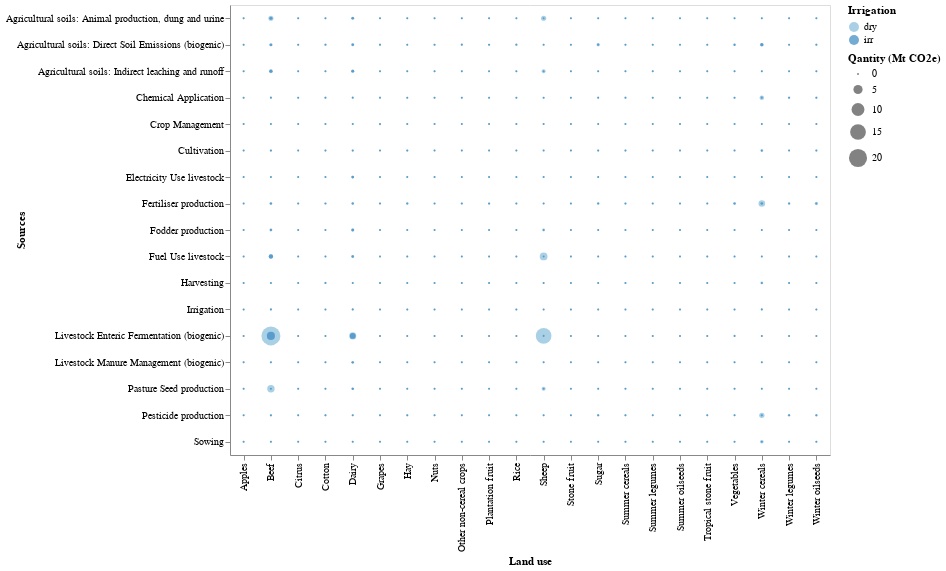

The cell this chart's notebook holds for it:
### Code cell
# HIDE CODE
# get the df and plot
GHG_lu_source_df,GHG_lu_source_plot = ag_lucc_GHG.plot_GHG_lu_source(2050)
GHG_lu_source_plot

### Figure 1 — Vega-Lite specification as saved in the notebook (floating-point values rounded to 4 significant figures; data arrays with more than 128 entries replaced by an {"elided": "..."} marker saying what was removed)
{"config": {"view": {"continuousWidth": 300, "continuousHeight": 300}}, "data": {"name": "data-957b68d4380d1222c29ac61866144a95"}, "mark": {"type": "circle"}, "encoding": {"color": {"field": "Irrigation", "legend": {"title": "Irrigation"}, "type": "ordinal"}, "size": {"field": "Quantity (Mt CO2e)", "legend": {"title": "Qantity (Mt CO2e)"}, "type": "quantitative"}, "tooltip": [{"field": "Land use", "title": "Landuse", "type": "ordinal"}, {"field": "Sources", "title": "GHG source", "type": "ordinal"}, {"field": "Quantity (Mt CO2e)", "format": ",.2f", "title": "GHG emissions (Mt CO2e)", "type": "quantitative"}, {"field": "Irrigation", "title": "Irrigation", "type": "ordinal"}], "x": {"field": "Land use", "type": "ordinal"}, "y": {"axis": {"labelLimit": 400}, "field": "Sources", "type": "ordinal"}}, "height": 450, "width": 600, "$schema": "https://vega.github.io/schema/vega-lite/v5.15.1.json", "datasets": {"data-957b68d4380d1222c29ac61866144a95": {"elided": "748 records"}}}
